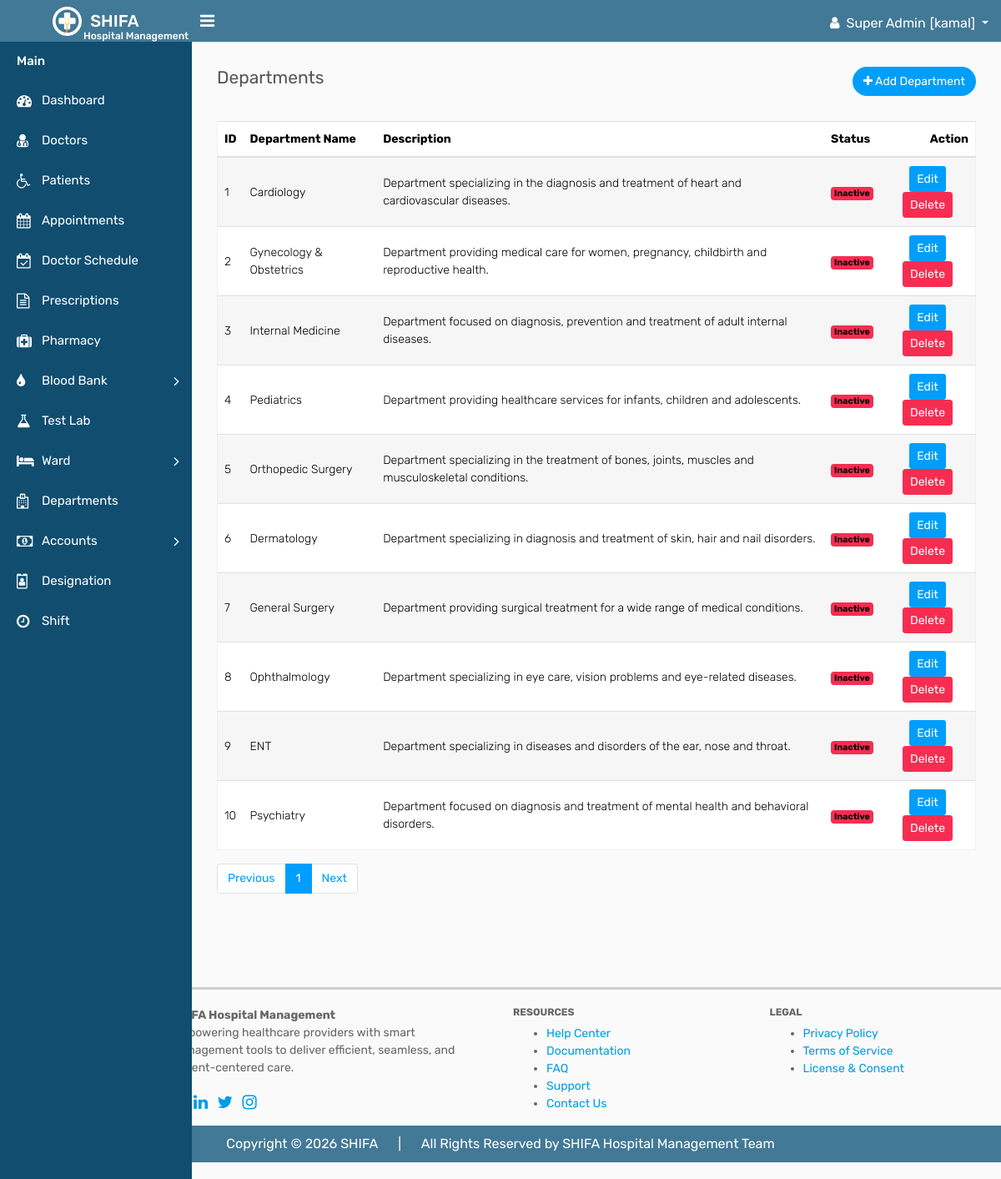
Page /departments/departments.php (signed in) on the earlier database version.
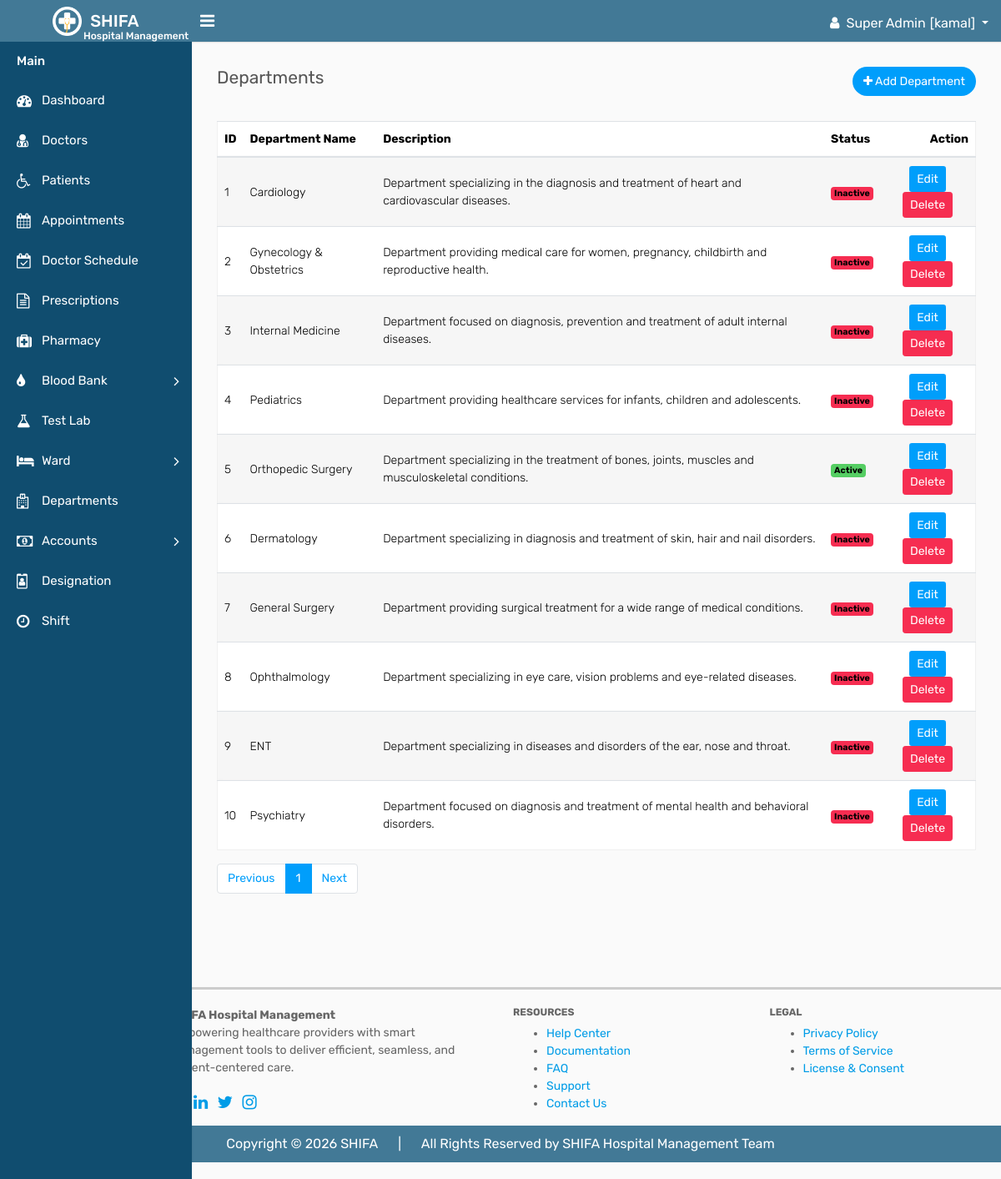
Same page on the later database version.
### tables this page shows
CREATE TABLE `departments` (
  `id` int(11) NOT NULL,
  `department_name` varchar(100) DEFAULT NULL,
  `description` varchar(255) DEFAULT NULL,
  `status` int(2) DEFAULT NULL COMMENT 'active=1, inactive=0',
  `created_at` timestamp NOT NULL DEFAULT current_timestamp(),
  `updated_at` timestamp NOT NULL DEFAULT current_timestamp() ON UPDATE current_timestamp(),
  `deleted_at` datetime DEFAULT NULL
);

### crud/crud_class.php (called while the page is built, shortened)
<?php
class crud_class{
    private $host = "localhost";
    private $username = "root";
    private $password = "";
    private $database = "shifa";
    public $conn;
    public function __construct(){
        $this->conn = new mysqli($this->host, $this->username, $this->password, $this->database);
    }
    public function common_select($table, $columns = "*", $where = [],$where_condition = "AND", $order_by = "",
        $sort_order = "ASC",$limit = "",$offset = ""){
        $result=[
            "status"=>false,
            "data"=>[],
            "message"=>""
        ];
        $sql = "SELECT $columns FROM $table";
        if(!empty($where)){
            $where_clauses = [];
            foreach($where as $column => $value){
                $where_clauses[] = "$table" . "." . "$column = '" . $this->conn->real_escape_string($value) . "'";
            }
            $sql .= " WHERE " . implode(" $where_condition ", $where_clauses);
            $sql .= " AND deleted_at IS NULL";
        }else{
            $sql .= " WHERE deleted_at IS NULL";
        }
        if(!empty($order_by)){
            $sql .= " ORDER BY $order_by $sort_order";
        }
        if(!empty($limit)){
            $sql .= " LIMIT $limit";
        }
        $rs = $this->conn->query($sql);
        if($rs->num_rows > 0){
            $result["status"] = true;
            $result["message"] = "Records found";
            while($row = $rs->fetch_object()){
                $result["data"][] = $row;
            }
            return $result;
        } else {
            $result["message"] = "No records found";
            return $result;
        }
    }
}

### component/connection.php (called while the page is built, shortened)
<?php
    $base_url = "http://localhost/shifa/";
    require_once  ($_SERVER['DOCUMENT_ROOT'] . "/shifa/crud/crud_class.php");
    $crud = new crud_class();
?>

### departments/departments.php (the view, shortened to what the changed rows need)
<?php require_once "../component/header.php"; ?>
<?php require_once "../component/sidebar.php"; ?>
        <div class="page-wrapper">
            <div class="content">
                <div class="row">
                    <div class="col-md-12">
                        <div class="table-responsive">
                            <table class="table table-striped custom-table mb-0 datatable">
                                <thead>
                                    <tr>
                                        <th>ID</th>
                                        <th>Department Name</th>
                                        <th>Description</th>
                                        <th>Status</th>
                                        <th class="text-right">Action</th>
                                    </tr>
                                </thead>
                                <tbody>
                                    <tr>
                                        <?php
                                        if(isset($_GET['page']) && is_numeric($_GET['page'])){
                                            $page = (int)$_GET['page'];
                                        } else {
                                            $page = 1;
                                        }
                                        $departments = $crud->common_select("departments",'*',[],'AND','id','ASC',10,($page-1)*10);
                                        if($departments['status']){
                                        foreach ($departments['data'] as $department) { ?>
                                        <td><?= $department->id ?></td>
                                        <td><?= $department->department_name ?></td>
                                        <td><?= $department->description ?></td>
                                        <td>
                                            <?php if ($department->status == '1') { ?>
                                            <span class="badge bg-success">Active</span>
                                            <?php } else { ?>
                                            <span class="badge bg-danger">Inactive</span>
                                            <?php } ?>
                                        </td>
                                        <td class="text-center">
                                            <a href="<?= $base_url ?>departments/edit.php?id=<?= $department->id ?>" class="btn btn-sm btn-primary mb-2 mb-lg-0 me-0 me-lg-2">Edit</a>
                                            <a href="<?= $base_url ?>departments/delete.php?id=<?= $department->id ?>" class="btn btn-sm btn-danger">Delete</a>
                                        </td>
                                    </tr>
                                            <?php } } ?>
                                </tbody>
                            </table>
                        </div>
        </div>
    </div>
</div>
        </div>
    </div>
<?php require_once "../component/footer.php"; ?>

Differences in the rows shown:
changed departments "Orthopedic Surgery": status "Inactive" → "Active"
